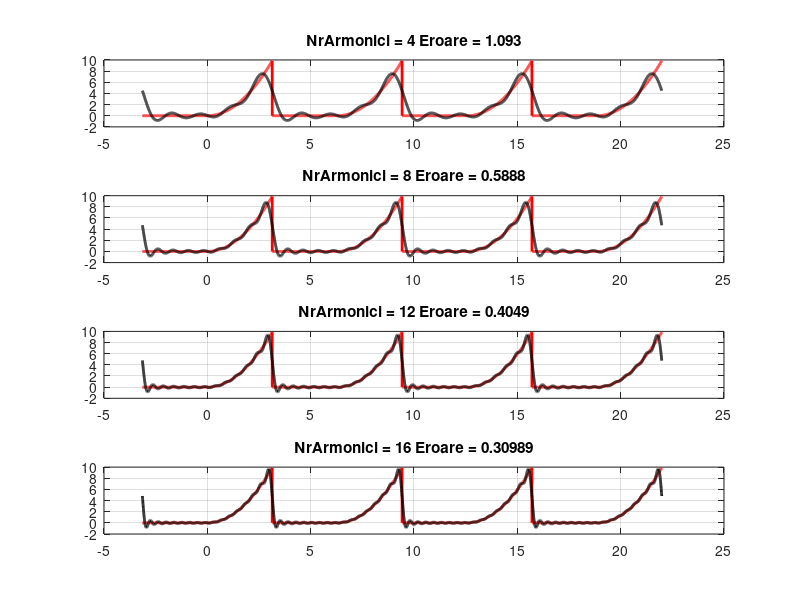

This chart was generated by the following MATLAB code:
clear                                           %sterge variabilele din workspace
close                                           %inchide figura curenta
clc                                             %sterge textul din fereastra de comanda

figure(1)
m = 0;
for m = 1:1:4
   x = linspace(-pi, pi, 2000);
   fAll = [];
   t = [];
   s = [];
   n = 0;
   t1 = (n - 1) * pi:2 * pi /2000:n * pi - 2 * pi / 2000;
   s1 = zeros(1, 1000);
   t2 = n * pi:2 * pi / 2000:(n + 1) * pi - 2 * pi / 2000;
   s2 = t2 .^ 2;
   t = [t, t1, t2];
   s = [s, s1, s2];
   
   f = pi * pi / 6;
   NrArmonici = 4 * m;
   for q = 1:1:NrArmonici
      f = f + (2 * (-1) ^ q / q ^ 2) * cos(q * x) + (((-1) ^ q * (2 - q ^ 2 * pi ^ 2) - 2) / (q ^ 3 * pi)) * sin(q * x); 
   end
   fAll = [fAll, f];
   
   for n = 2:2:6
      t1 = (n - 1) * pi:2 * pi / 2000:n * pi - 2 * pi / 2000; 
      t2 = n * pi:2 * pi / 2000:(n + 1) * pi - 2 * pi / 2000;
      t = [t, t1, t2];
      s = [s, s1, s2];
      fAll = [fAll, f];
   end
   
   err = mean((abs(fAll) - abs(s)) .^ 2);
   subplot(4, 1, m), 
   plot(t, s, 'r', 'linewidth', 2);
   hold on;
   subplot(4, 1, m), 
   plot(t, fAll, 'k', 'linewidth', 2);
   title(['NrArmonici = ', num2str(NrArmonici), ' Eroare = ', num2str(err)]);
   grid;
end